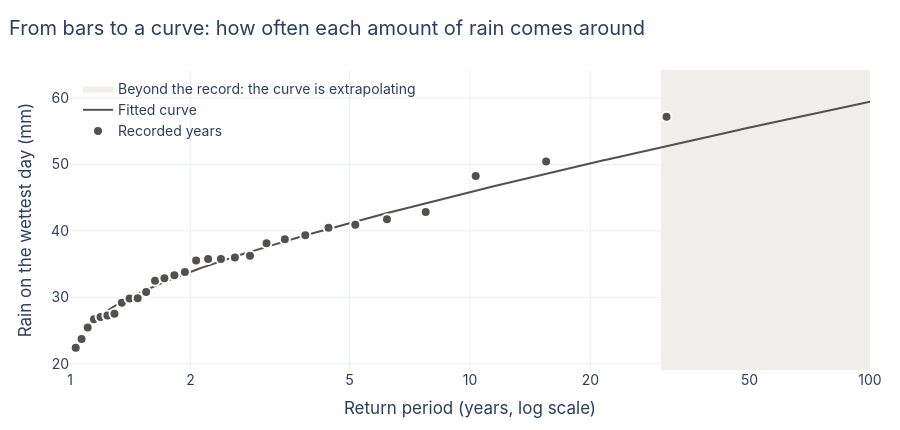

Notebook cell for this chart:
### Markdown cell above
Notice how modest even the tallest bar is. Rain gauges in a city often record
much more on their worst days than ERA5 shows. That is not an error:

> 💡 **Key idea: a grid cell is an average over an area.** A storm that drowns
> one neighbourhood and spares the next gets **spread out** over the whole cell,
> like a spoonful of syrup stirred into a big pot. The bigger the cell, the
> weaker the peak looks. ERA5's free copy uses cells about 165 km wide, so it
> **underestimates** local downpours.

As with any short record, crc-sdk **fits a curve** through the yearly values (a
GEV distribution, the standard choice for yearly extremes), so we can talk about
rarer days than the record contains:

### Code cell
def show_era5_curve():
    values = np.sort(annual["value"].to_numpy())
    plotting_rp = (len(values) + 1) / np.arange(len(values), 0, -1)  # Weibull plotting positions
    record_years = len(values)
    low, high = values.min() * 0.85, max(values.max(), curve_values(era5_curve, [100])[0]) * 1.08

    fig = go.Figure()
    fig.add_trace(go.Scatter(x=[record_years, 100, 100, record_years], y=[low, low, high, high], fill="toself",
                             fillcolor="#f0efec", line_width=0, mode="lines", hoverinfo="skip",
                             name="Beyond the record: the curve is extrapolating"))
    fig.add_trace(go.Scatter(x=rp_grid, y=curve_values(era5_curve, rp_grid), mode="lines",
                             name="Fitted curve", line=dict(color=PAST, width=2)))
    fig.add_trace(go.Scatter(x=plotting_rp, y=values, mode="markers", name="Recorded years",
                             marker=dict(size=10, color=PAST, line=dict(width=2, color="white")),
                             hovertemplate="%{y:.0f} mm, about 1-in-%{x:.0f} years<extra></extra>"))
    layout(fig, "From bars to a curve: how often each amount of rain comes around",
           xaxis=log_rp_axis(range=[0, 2]), yaxis=dict(title="Rain on the wettest day (mm)", range=[low, high]),
           legend=dict(x=0.01, y=0.99, bgcolor="rgba(0,0,0,0)"))
    fig.show()
    table = pd.DataFrame({"return period": [2, 10, 25, 100]})
    table["wettest day (mm)"] = curve_values(era5_curve, table["return period"]).round(0)
    return table


show_era5_curve()

### Figure 1 — Plotly figure (JSON) as saved in the notebook; plotly's stock layout.template omitted (floating-point values rounded to 4 significant figures; data arrays with more than 128 entries replaced by an {"elided": "..."} marker saying what was removed)
{"data": [{"fill": "toself", "fillcolor": "#f0efec", "hoverinfo": "skip", "line": {"width": 0}, "mode": "lines", "name": "Beyond the record: the curve is extrapolating", "type": "scatter", "x": [30, 100, 100, 30], "y": [19.07, 19.07, 64.21, 64.21]}, {"line": {"color": "#52514e", "width": 2}, "mode": "lines", "name": "Fitted curve", "type": "scatter", "x": {"elided": "200 float values"}, "y": {"elided": "200 float values"}}, {"hovertemplate": "%{y:.0f} mm, about 1-in-%{x:.0f} years<extra></extra>", "marker": {"color": "#52514e", "line": {"color": "white", "width": 2}, "size": 10}, "mode": "markers", "name": "Recorded years", "type": "scatter", "x": [1.033, 1.069, 1.107, 1.148, 1.192, 1.24, 1.292, 1.348, 1.409, 1.476, 1.55, 1.632, 1.722, 1.824, 1.938, 2.067, 2.214, 2.385, 2.583, 2.818, 3.1, 3.444, 3.875, 4.429, 5.167, 6.2, 7.75, 10.33, 15.5, 31.0], "y": [22.43, 23.73, 25.46, 26.7, 27.03, 27.27, 27.54, 29.19, 29.82, 29.88, 30.79, 32.5, 32.86, 33.34, 33.81, 35.54, 35.75, 35.76, 35.99, 36.27, 38.15, 38.72, 39.33, 40.47, 40.93, 41.76, 42.83, 48.25, 50.44, 57.17]}], "layout": {"font": {"family": "Inter, Helvetica, Arial, sans-serif", "size": 14}, "height": 430, "legend": {"bgcolor": "rgba(0,0,0,0)", "x": 0.01, "y": 0.99}, "margin": {"b": 60, "l": 70, "r": 30, "t": 70}, "title": {"text": "From bars to a curve: how often each amount of rain comes around", "x": 0.01}, "xaxis": {"range": [0, 2], "tickvals": [1, 2, 5, 10, 20, 50, 100], "title": {"text": "Return period (years, log scale)"}, "type": "log"}, "yaxis": {"range": [19.07, 64.21], "title": {"text": "Rain on the wettest day (mm)"}}}}
